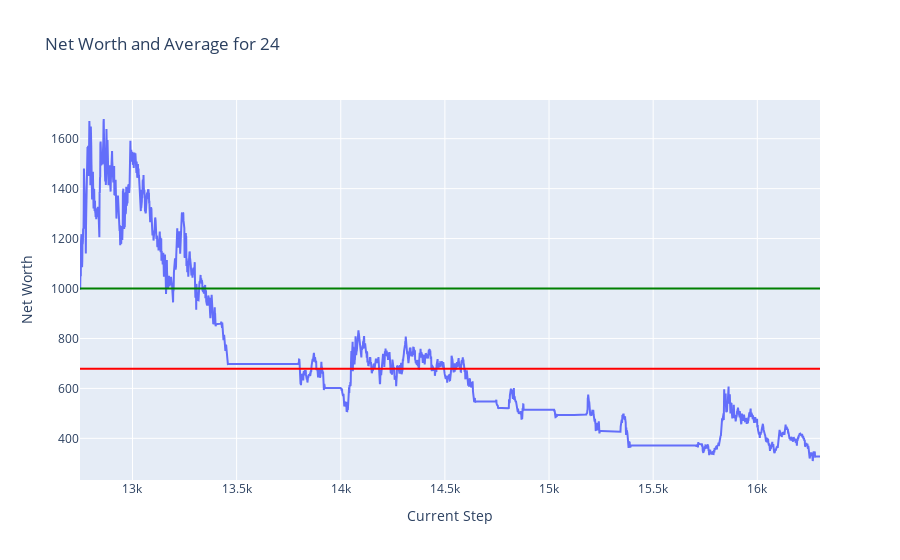
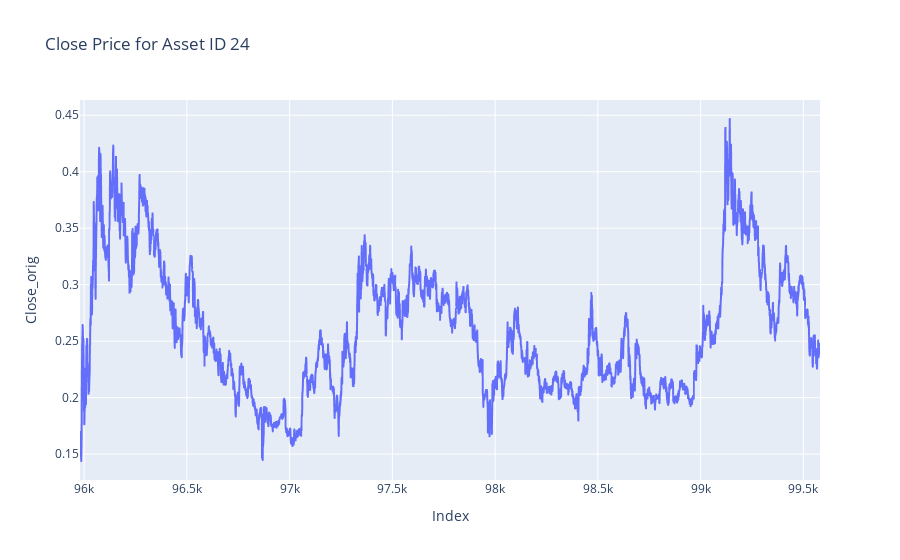

These figures' notebook cell, in order:
### Markdown cell above
## Plots

### Code cell
token = 24
plot_token_data(df = test_hist_df, token = token)
plot_close_by_asset(df= test_df, asset_id= token)

### Figure 1 — Plotly figure (JSON) as saved in the notebook; plotly's stock layout.template omitted (floating-point values rounded to 4 significant figures; data arrays with more than 128 entries replaced by an {"elided": "..."} marker saying what was removed)
{"data": [{"mode": "lines", "name": "Net Worth", "type": "scatter", "x": {"elided": "3554 int values"}, "y": {"elided": "3554 float values"}}], "layout": {"shapes": [{"line": {"color": "green"}, "name": "Net Worth = 1000", "type": "line", "x0": 0, "x1": 1, "xref": "x domain", "y0": 1000, "y1": 1000, "yref": "y"}, {"line": {"color": "red"}, "name": "Average Net Worth = 678.34", "type": "line", "x0": 0, "x1": 1, "xref": "x domain", "y0": 678.3, "y1": 678.3, "yref": "y"}], "title": {"text": "Net Worth and Average for 24"}, "xaxis": {"title": {"text": "Current Step"}}, "yaxis": {"title": {"text": "Net Worth"}}}}

### Figure 2 — Plotly figure (JSON) as saved in the notebook; plotly's stock layout.template omitted (floating-point values rounded to 4 significant figures; data arrays with more than 128 entries replaced by an {"elided": "..."} marker saying what was removed)
{"data": [{"hovertemplate": "Index=%{x}<br>Close_orig=%{y}<extra></extra>", "legendgroup": "", "line": {"color": "#636efa", "dash": "solid"}, "marker": {"symbol": "circle"}, "mode": "lines", "name": "", "showlegend": false, "type": "scattergl", "x": {"elided": "3602 int values"}, "xaxis": "x", "y": {"elided": "3602 float values"}, "yaxis": "y"}], "layout": {"legend": {"tracegroupgap": 0}, "title": {"text": "Close Price for Asset ID 24"}, "xaxis": {"anchor": "y", "domain": [0, 1], "title": {"text": "Index"}}, "yaxis": {"anchor": "x", "domain": [0, 1], "title": {"text": "Close_orig"}}}}
